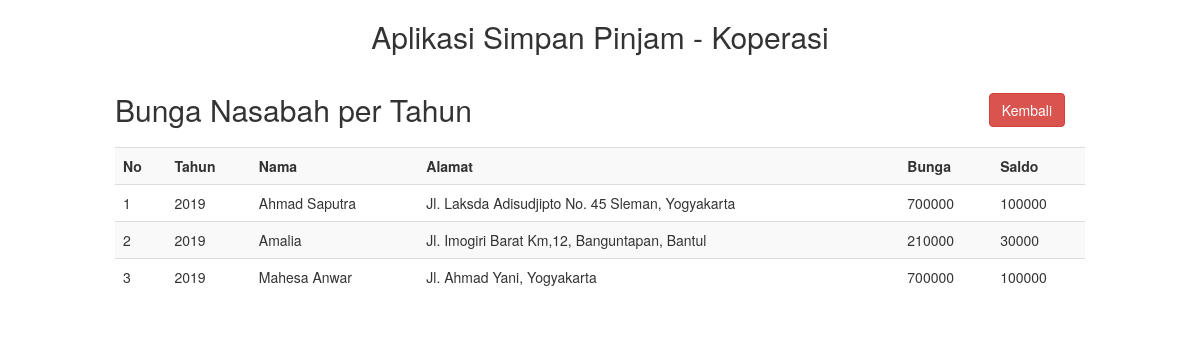
Screenshot of /bunga/index.php with the database file from the repository.
### tables this page shows
CREATE TABLE `tabungan` (
  `id_tabungan` int(11) NOT NULL,
  `id_user` int(11) NOT NULL,
  `setoran` bigint(20) NOT NULL,
  `penarikan` bigint(20) NOT NULL,
  `saldo` bigint(20) NOT NULL,
  `bunga` bigint(20) NOT NULL,
  `tanggal` date NOT NULL
);

CREATE TABLE `users` (
  `id_user` int(11) NOT NULL,
  `nama` varchar(50) NOT NULL,
  `alamat` varchar(100) NOT NULL,
  `tgl_lahir` date NOT NULL,
  `pekerjaan` varchar(50) NOT NULL,
  `jenis_kelamin` varchar(15) DEFAULT NULL,
  `no_telp` varchar(15) NOT NULL
);

### bunga/index.php (the view, shortened to what this page needs)
<!DOCTYPE html>
<html lang="en">
<head>
    <link rel="stylesheet" href="../style/bootstrap.css" />
    <link rel="stylesheet" href="../style/dataTables.bootstrap4.min.css" />
</head>
<body>
    <div class="container-fluid">
        <div class="row">
            <div class="col-md-10 col-md-offset-1">
                <h2 class="text-center" style="margin-bottom:40px;">Aplikasi Simpan Pinjam - Koperasi</h2>
                <a class="btn btn-danger pull-right" style="margin-bottom:20px; margin-right:20px;" href="../index.php">Kembali</a>
                <h2>Bunga Nasabah per Tahun</h2>
                <table class="table table-striped">
                    <tr>
                        <th>No</th>
                        <th>Tahun</th>
                        <th>Nama</th>
                        <th>Alamat</th>
                        <th>Bunga</th>
                        <th>Saldo</th>
                    </tr>
                    <?php
                    include('../koneksi.php');
                    $no = 1;
                    $query = "SELECT tabungan.id_tabungan,
                                    tabungan.saldo,
                                    tabungan.saldo,
                                    tabungan.tanggal,
                                    tabungan.bunga,
                                    users.id_user,
                                    users.nama,
                                    users.alamat,
                                    sum(tabungan.penarikan) as jumlah_penarikan,
                                    sum(tabungan.setoran) as jumlah_setoran
                                FROM
                                    users, tabungan
                                WHERE
                                    users.id_user = tabungan.id_user
                                GROUP BY users.nama ASC";
                    $data = mysqli_query($koneksi, $query);
                    while ($row = mysqli_fetch_array($data)) {
                        ?>
                        <tr>
                            <td><?php echo $no++; ?></td>
                            <td>
                                <?php
                                    $tanggal = strtotime($row['tanggal']);
                                    $year = date('Y', $tanggal);
                                    echo $year;
                                ?>
                            </td>
                            <td><?php echo $row['nama']; ?></td>
                            <td><?php echo $row['alamat']; ?></td>
                            <td>
                                <?php
                                    $bunga = 6;
                                    $saldo = $row['saldo'];
                                    $hasil = $saldo + ($bunga * $saldo);
                                    echo $hasil;
                                ?>
                            </td>
                            <td><?php echo $row['saldo']; ?></td>
                        </tr>
                    <?php
                    }
                    ?>
                </table>
            </div>
        </div>
</body>
</html>

### rows the page displays
tabungan: tanggal "2019", id_user.nama "Ahmad Saputra", id_user.alamat "Jl. Laksda Adisudjipto No. 45 Sleman, Yogyakarta", saldo "700000", saldo "100000"
tabungan: tanggal "2019", id_user.nama "Amalia", id_user.alamat "Jl. Imogiri Barat Km,12, Banguntapan, Bantul", saldo "210000", saldo "30000"
tabungan: tanggal "2019", id_user.nama "Mahesa Anwar", id_user.alamat "Jl. Ahmad Yani, Yogyakarta", saldo "700000", saldo "100000"
